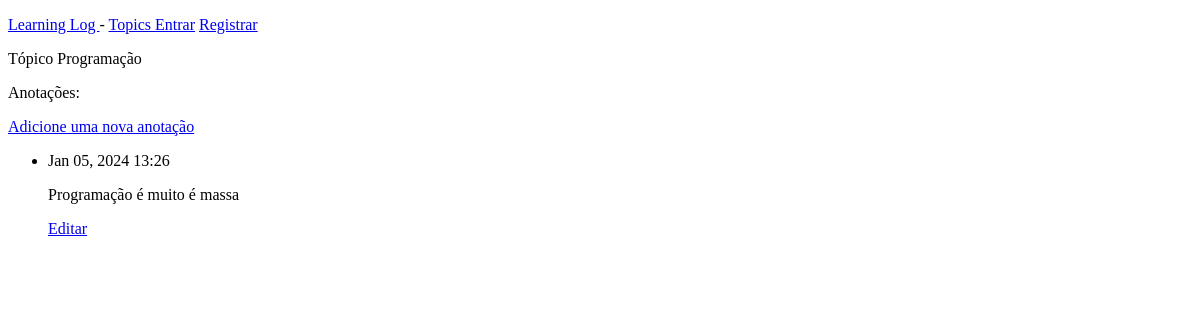
Page /topic/3/ on the earlier database version.
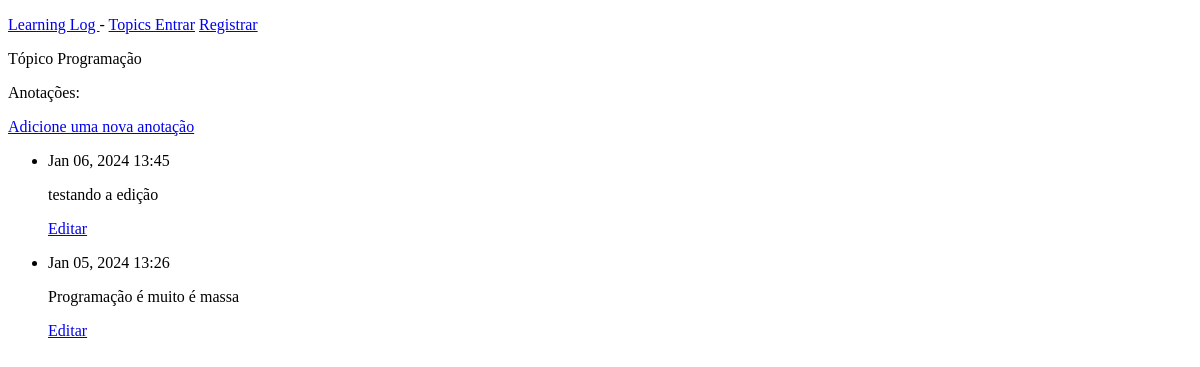
Same page on the later database version.
### learning_logs/models.py (models this page shows, shortened)
class Entry(models.Model):
    topic = models.ForeignKey(Topic, on_delete=models.CASCADE)
    descricao = models.TextField()
    data_added = models.DateTimeField(auto_now_add=True)
    class Meta:
        verbose_name_plural = 'entries'

### learning_logs/views.py (the view)
# urls.py: path('topic/<topic_id>/', views.topic, name='topic'),
def topic(request, topic_id):
    topic = Topic.objects.get(id = topic_id)
    entries = topic.entry_set.order_by('-data_added')
    context = {'topic': topic, 'entries': entries}
    return render(request, 'learning_logs/topic.html', context)

### learning_logs/models.py (called while the page is built)
    def __str__(self):
        return self.text

### learning_logs/templates/learning_logs/topic.html (shortened to what this page needs)
<!DOCTYPE html>
<html lang="en">
<head>
</head>
<body>
    {% extends "learning_logs/base.html" %}
    {% block content %}
        <p>Tópico {{topic}}</p>
        <p>Anotações:</p>
        <p>
            <a href="{% url 'new_entry' topic.id %}">Adicione uma nova anotação</a>
        </p>
        <ul>
            {% for entry in entries %}
                <li>
                    <p>{{entry.data_added | date:'M d, Y H:i'}}</p>
                    <p>{{entry.descricao | linebreaks}}</p>
                    <p>
                        <a href="{% url 'edit_entry' entry.id %}">Editar</a>
                    </p>
                </li>
            {% empty %}
                <li>Não há registros adicionados para esse tópico</li>
            {% endfor %}
        </ul>
    {% endblock content %}

Differences in the rows shown:
added Entry: data_added "Jan 06, 2024 13:45", descricao "testando a edição"
